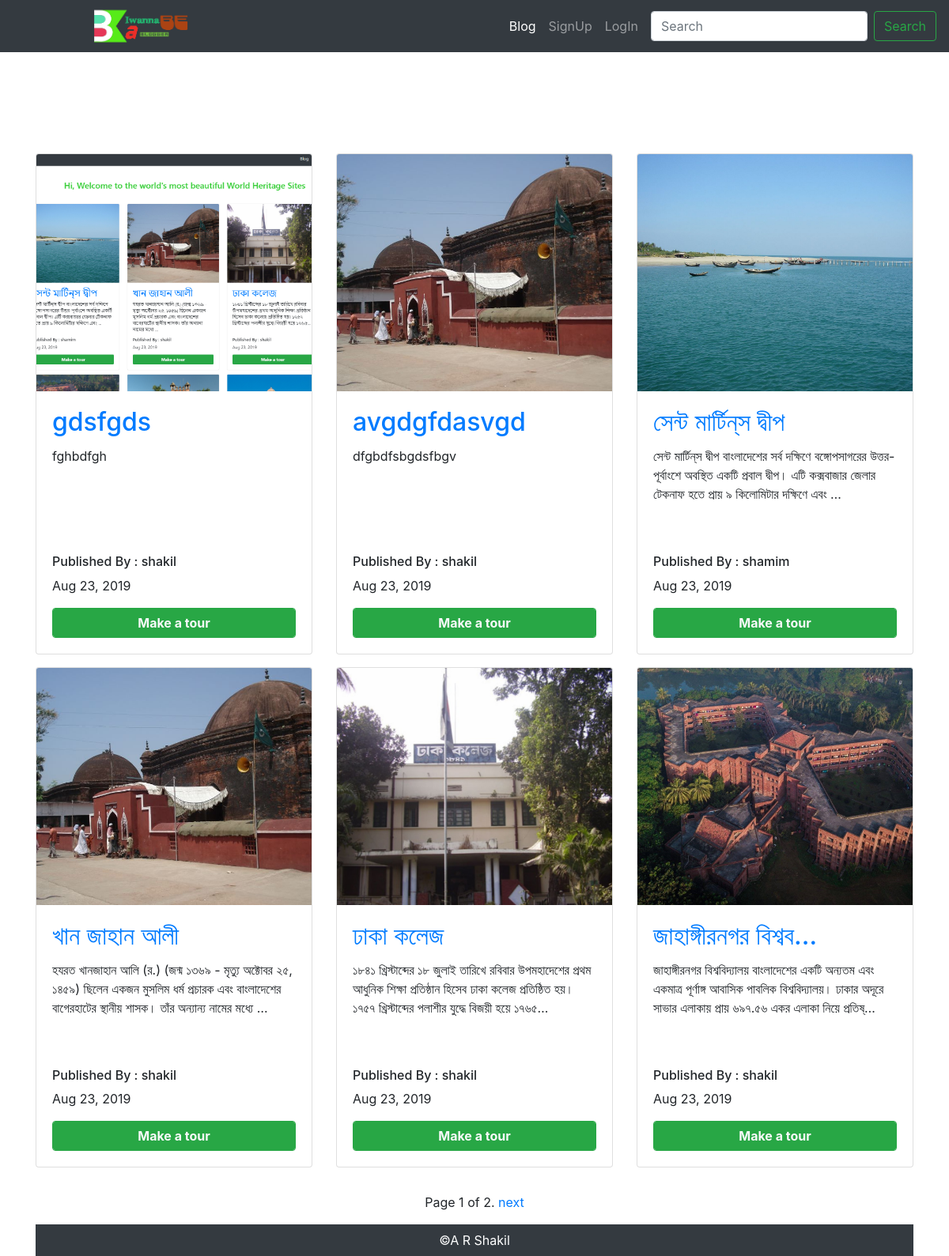
Screenshot of /blog/ with the database file from the repository.
### blog/models.py (models this page shows, shortened)
class Blog(models.Model):
    image = models.ImageField(upload_to='picture/')
    title = models.CharField(max_length=300)
    description = models.TextField()
    author = models.ForeignKey(User, on_delete=models.CASCADE)
    pub_date = models.DateTimeField(auto_now_add=True)
    def pub_date_pretty(self):
        return self.pub_date.strftime('%b %e, %Y')
    def image_tag(self):
        return format_html('<img src="/media/%s" width="100"/>'%self.image)
    image_tag.short_description = 'Image'
    class Meta:
        db_table ='Blog_Post'
        ordering = ["-id"]
        verbose_name = "Blog"
        verbose_name_plural = "Blogs"

### blog/views.py (the view)
# urls.py: path('', views.home, name='home'),
def home(request):
    blog_list = Blog.objects.all()
    paginator = Paginator(blog_list, 6)  # Show 25 contacts per page
    page = request.GET.get('page')
    blog = paginator.get_page(page)
    context = {
        'blog_list':blog
    }
    return render(request,"blog/blog_list.html",context)

### blog/templates/blog/blog_list.html (shortened to what this page needs)
{% extends 'base.html' %}
{% load static %}
{% block content %}
<div class="row">
    {% for blog in blog_list %}
    <div class="col-4 mb-3">
        <div class="card" onclick="window.location='{% url 'blog:detail' blog.id %}'">
            <img class="card-img-top" src="{{ blog.image.url }}" alt="Card image cap"
                 style="height:300px; object-fit:cover;">
            <div class="card-body">
                <a href="{% url 'blog:detail' blog.id %}"><h2 class="card-title">{{blog.title|truncatechars:18}}</h2>
                </a>
                <p class="card-text" style="height:120px;">{{blog.description|truncatechars:150}}</p>
                <h6>Published By : {{blog.author.username}}</h6>
                <p>{{blog.pub_date_pretty}}</p>
                {% if user.is_authenticated %}
                <a href="#" class="btn btn-primary">View</a>
                <a href="{% url 'blog:update' blog.id %}" class="btn btn-warning">Update</a>
                <a href="{% url 'blog:delete' blog.pk %}" class="btn btn-danger">Delate</a>
                {% else %}
                 <a href="#" class="btn btn-success form-control text-light font-weight-bold">Make a tour</a>
                {% endif %}
            </div>
        </div>
    </div>
    {% endfor %}
</div>
<div class="row my-3">
    <div class="col-12">
        <div class="pagination text-center justify-content-center">
    <span class="step-links">
        <span class="current">
            Page {{ blog_list.number }} of {{ blog_list.paginator.num_pages }}.
        </span>
        {% if blog_list.has_next %}
            <a href="?page={{ blog_list.next_page_number }}">next</a>
        {% endif %}
    </span>
        </div>
    </div>
</div>
{% endblock %}

### templates/base.html (shortened to what this page needs)
<!DOCTYPE html>
<html>
{% load static %}
<head>
    <link rel="stylesheet" href="https://stackpath.bootstrapcdn.com/bootstrap/4.3.1/css/bootstrap.min.css"
>
    <link rel="stylesheet" href="https://use.fontawesome.com/releases/v5.7.1/css/all.css">
    <link rel="stylesheet" type="text/css" href="{% static 'css/style.css' %}">
</head>
<body>
<nav class="navbar navbar-expand-lg navbar-dark bg-dark sticky-top">
    <a class="navbar-brand py-0" href="{% url 'blog:home' %}"><img src="{% static 'img/logo.png' %}" alt=""
                                                                   style="height:50px; padding-left:80px;"></a>
    <div class="collapse navbar-collapse" id="navbarSupportedContent">
        <ul class="navbar-nav ml-auto mr-2">
            <li class="nav-item active">
                <a class="nav-link" href="{% url 'blog:home' %}">Blog</a>
            </li>
            {% if user.is_authenticated %}
            <li class="nav-item">
                <a class="nav-link" href="{% url 'blog:create_product' %}">Add Product</a>
            </li>
            <li class="nav-item">
                <a class="nav-link" href="javascript:{document.getElementById('logout').submit()}">LogOut</a>
                <form id="logout" method="POST" action="{% url 'accounts:logout' %}">
                    {% csrf_token %}
                </form>
            </li>
            <li class="nav-item">
                <a class="nav-link" href="">{{user.username}}</a>
            </li>
            {% else %}
            <li class="nav-item">
                <a class="nav-link" href="{% url 'accounts:signup' %}">SignUp</a>
            </li>
            <li class="nav-item">
                <a class="nav-link" href="{% url 'accounts:login' %}">LogIn</a>
            </li>
            {% endif %}
        </ul>
        <form class="form-inline my-2 my-lg-0" action="{% url 'blog:search' %}" method="post">
            <input class="form-control mr-sm-2" type="search" placeholder="Search" aria-label="Search"
                   name="search_term" value="{{search_term}}">
            <button class="btn btn-outline-success my-2 my-sm-0" type="submit">Search</button>
        </form>
    </div>
</nav>
<div class="container">
    <div class="example1 text-center py-5">
    </div>
    {% block content %}
    {% endblock %}
    <footer class="text-center bg-dark text-white py-2">
        &copy;A R Shakil
    </footer>
</div>
</body>
</html>

### static/css/style.css (style rules this page uses)
.example1 { height: 50px; overflow: hidden; position: relative; }
.pb-5, .py-5 { padding-bottom: 5rem!important; }

### rows the page displays
Blog: image (picture), title "gdsfgds", description "fghbdfgh", author.username "shakil", pub_date_pretty "Aug 23, 2019"
Blog: image (picture), title "avgdgfdasvgd", description "dfgbdfsbgdsfbgv", author.username "shakil", pub_date_pretty "Aug 23, 2019"
Blog: image (picture), title "সেন্ট মার্টিন্‌স দ্বীপ", description "সেন্ট মার্টিন্‌স দ্বীপ বাংলাদেশের সর্ব দক্ষিণে বঙ্গোপসাগরের উত্তর-পূর্বাংশে অবস্থিত একটি প্রবাল দ্বীপ। এটি কক্সবাজার জেলার টেকনাফ হতে প্রায় ৯ কিলোমিটার দক্ষিণে এবং …", author.username "shamim", pub_date_pretty "Aug 23, 2019"
Blog: image (picture), title "খান জাহান আলী", description "হযরত খানজাহান আলি (র.) (জন্ম ১৩৬৯ - মৃত্যু অক্টোবর ২৫, ১৪৫৯) ছিলেন একজন মুসলিম ধর্ম প্রচারক এবং বাংলাদেশের বাগেরহাটের স্থানীয় শাসক। তাঁর অন্যান্য নামের মধ্যে …", author.username "shakil", pub_date_pretty "Aug 23, 2019"
Blog: image (picture), title "ঢাকা কলেজ", description "১৮৪১ খ্রিস্টাব্দের ১৮ জুলাই তারিখে রবিবার উপমহাদেশের প্রথম আধুনিক শিক্ষা প্রতিষ্ঠান হিসেব ঢাকা কলেজ প্রতিষ্ঠিত হয়। ১৭৫৭ খ্রিস্টাব্দের পলাশীর যুদ্ধে বিজয়ী হয়ে ১৭৬৫…", author.username "shakil", pub_date_pretty "Aug 23, 2019"
Blog: image (picture), title "জাহাঙ্গীরনগর বিশ্বব…", description "জাহাঙ্গীরনগর বিশ্ববিদ্যালয় বাংলাদেশের একটি অন্যতম এবং একমাত্র পূর্ণাঙ্গ আবাসিক পাবলিক বিশ্ববিদ্যালয়। ঢাকার অদূরে সাভার এলাকায় প্রায় ৬৯৭.৫৬ একর এলাকা নিয়ে প্রতিষ্…", author.username "shakil", pub_date_pretty "Aug 23, 2019"

### other values shown
{{ blog_list.number }} "1"
{{ blog_list.paginator.num_pages }} "2"
